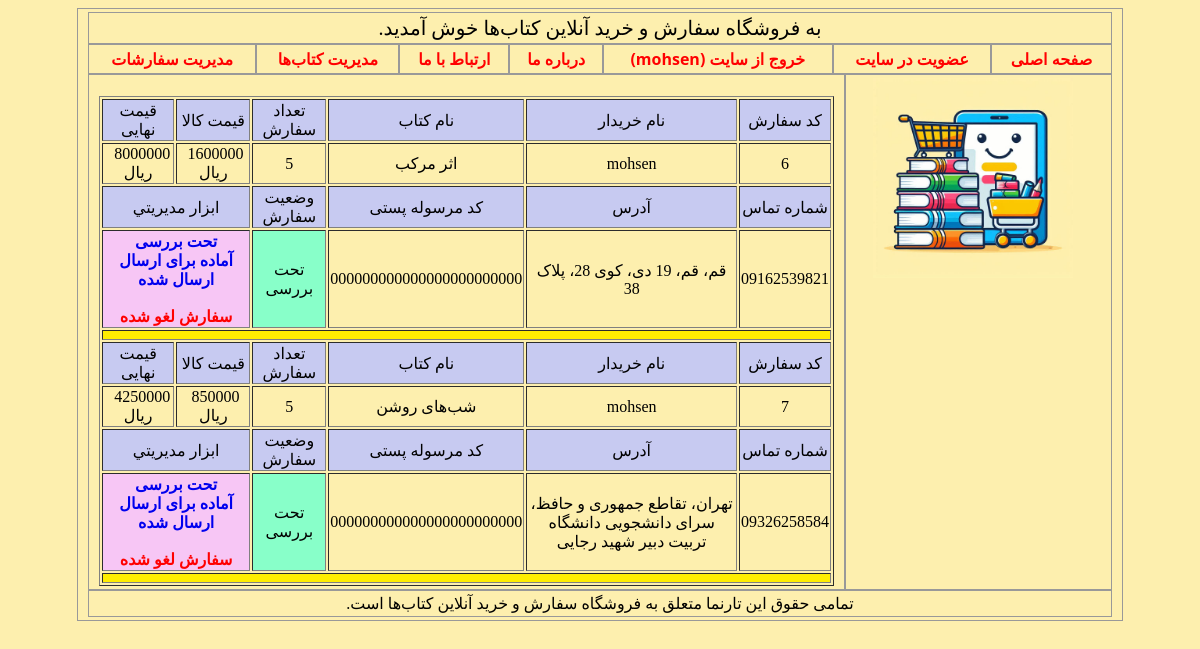
Screenshot of /admin_manage_order.php (signed in) with the database file from the repository.
### tables this page shows
CREATE TABLE `orders` (
  `id` int(10) NOT NULL COMMENT 'کد سفارش',
  `username` varchar(30) NOT NULL COMMENT 'نام کاربری سفارش‌دهنده کتاب',
  `book_code` int(10) NOT NULL COMMENT 'کد کتاب سفارش داده شده',
  `book_qty` int(10) NOT NULL COMMENT 'تعداد سفارش کتاب',
  `book_price` int(11) NOT NULL COMMENT 'قیمت پایه کتاب',
  `mobile` varchar(11) NOT NULL COMMENT 'شماره تماس خریدار',
  `address` varchar(400) NOT NULL COMMENT 'نشانی دریافت کتاب',
  `trackcode` varchar(24) NOT NULL COMMENT 'کد مرسوله پستی',
  `state` int(1) NOT NULL COMMENT 'وضعیت سفارش'
);

CREATE TABLE `users` (
  `realname` varchar(80) NOT NULL COMMENT 'نام واقعی کاربر',
  `username` varchar(30) NOT NULL COMMENT 'نام کاربری',
  `password` varchar(20) NOT NULL COMMENT 'گذرواژه',
  `email` varchar(60) NOT NULL COMMENT 'ایمیل',
  `type` tinyint(1) NOT NULL COMMENT 'نوع کاربر'
);

CREATE TABLE `books` (
  `book_code` int(10) NOT NULL COMMENT 'کد کتاب',
  `book_name` varchar(200) NOT NULL COMMENT 'نام کتاب',
  `book_author` varchar(200) NOT NULL COMMENT 'نویسنده کتاب',
  `book_publisher` varchar(200) NOT NULL COMMENT 'ناشر کتاب',
  `book_qty` int(10) NOT NULL COMMENT 'تعداد موجودی کتاب',
  `book_about` varchar(800) NOT NULL COMMENT 'درباره کتاب',
  `book_price` float NOT NULL COMMENT 'قیمت کتاب',
  `book_image` varchar(100) NOT NULL COMMENT 'نام پرونده تصویر کتاب'
);

### admin_manage_order.php (the view, shortened to what this page needs)
<?php
include ("includes/header.php");
    ?>
    <?php
$link = mysqli_connect("localhost", "root", "", "shop_db");
?>
<br />
<?php
$query = "SELECT * FROM orders";
?>
<table border="1px" style="width: 100%;">
    <?php
    $result = mysqli_query($link, $query);
    while ($row = mysqli_fetch_array($result)) {
        if ($row['state'] == 3)
            $color = "#FF9C9C";
        else
            $color = "#C7CAF1";
        ?>
        <tr bgcolor="<?php echo ($color); ?>">
            <td>كد سفارش</td>
            <td>نام خریدار</td>
            <td>نام کتاب</td>
            <td>تعداد سفارش</td>
            <td>قيمت كالا</td>
            <td>قیمت نهایی</td>
        </tr>
        <tr>
            <td><?php echo ($row['id']) ?></td>
            <td>
                <?php
                $query = "SELECT * FROM users  WHERE username='{$row['username']}'";
                $result2 = mysqli_query($link, $query);
                $row_user = mysqli_fetch_array($result2);
                echo ($row_user['realname'])
                    ?>
            </td>
            <td>
                <?php
                $query = "SELECT * FROM books WHERE book_code='{$row['book_code']}'";
                $result2 = mysqli_query($link, $query);
                $row_book = mysqli_fetch_array($result2);
                echo ($row_book['book_name'])
                    ?>
            </td>
            <td><?php echo ($row['book_qty']) ?></td>
            <td><?php echo ($row['book_price']) ?>&nbsp; ريال</td>
            <td>
                <?php
                echo ($row['book_qty'] * $row['book_price']);
                ?>
            </td>
        </tr>
        <tr bgcolor="<?php echo ($color); ?>">
            <td>شماره تماس</td>
            <td>آدرس</td>
            <td>کد مرسوله پستی</td>
            <td>وضعیت سفارش</td>
            <td colspan="3">ابزار مديريتي</td>
        </tr>
        <tr>
            <td><?php echo ($row['mobile']) ?></td>
            <td><?php echo ($row['address']) ?></td>
            <td><?php echo ($row['trackcode']) ?></td>
            <td bgcolor="#88FFC9">
                <?php
                switch ($row['state']) {
                    case 0:
                        echo ("تحت بررسی");
                        break;
                }
                ?>
            </td>
            <td colspan="3" bgcolor="#F7C6F5">
                <b><a href="action_admin_manage_order.php?id=<?php echo ($row['id']) ?>&action=BARASI"
                        style="text-decoration: none;">تحت بررسی</a></b>
                <b><a href="action_admin_manage_order.php?id=<?php echo ($row['id']) ?>&action=AMADEHERSAL"
                        style="text-decoration: none;">آماده برای ارسال</a></b>
                <b><a href="action_admin_manage_order.php?id=<?php echo ($row['id']) ?>&action=ERSALSHODEH"
                        style="text-decoration: none;">ارسال شده</a></b>
                <b><a href="action_admin_manage_order.php?id=<?php echo ($row['id']) ?>&action=LAGHV"
                        style="text-decoration: none;"><span style="color: red;">سفارش لغو شده</span></a></b>
            </td>
        </tr>
        <tr bgcolor="#FFED00" style="height: 10px;">
            <td colspan="7"></td>
        </tr>
        <?php
    }
    ?>
</table>
<?php
include ("includes/footer.php");
?>

### rows the page displays
orders: id "6", users.realname "mohsen", books.book_name "اثر مرکب", book_qty "5", book_price "1600000", $row['book_qty'] * $row['book_price'] "8000000", mobile "09162539821", address "قم، قم، 19 دی، کوی 28، پلاک 38", trackcode "000000000000000000000000", state "تحت بررسی"
orders: id "7", users.realname "mohsen", books.book_name "شب‌های روشن", book_qty "5", book_price "850000", $row['book_qty'] * $row['book_price'] "4250000", mobile "09326258584", address "تهران، تقاطع جمهوری و حافظ، سرای دانشجویی دانشگاه تربیت دبیر شهید رجایی", trackcode "000000000000000000000000", state "تحت بررسی"

### other values shown
$_SESSION['realname'] "mohsen"
